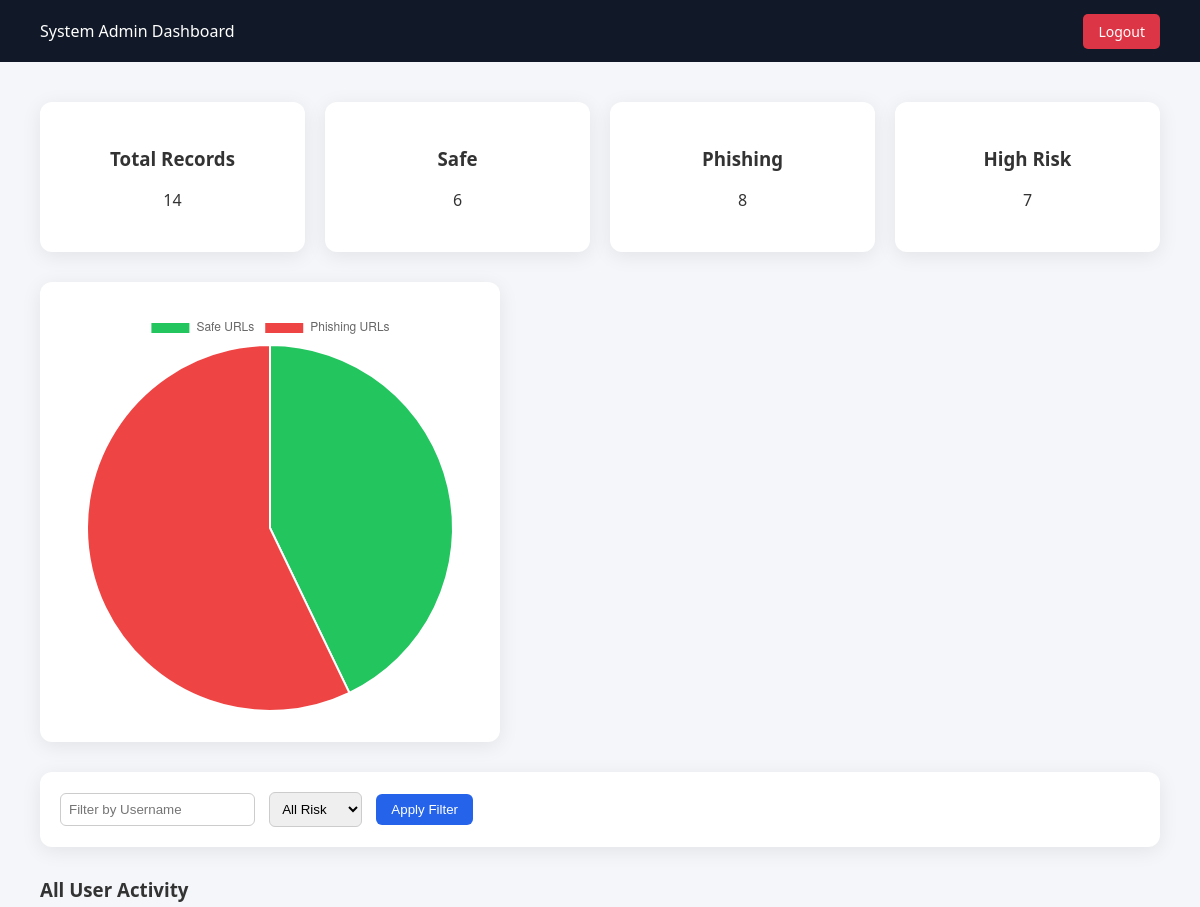
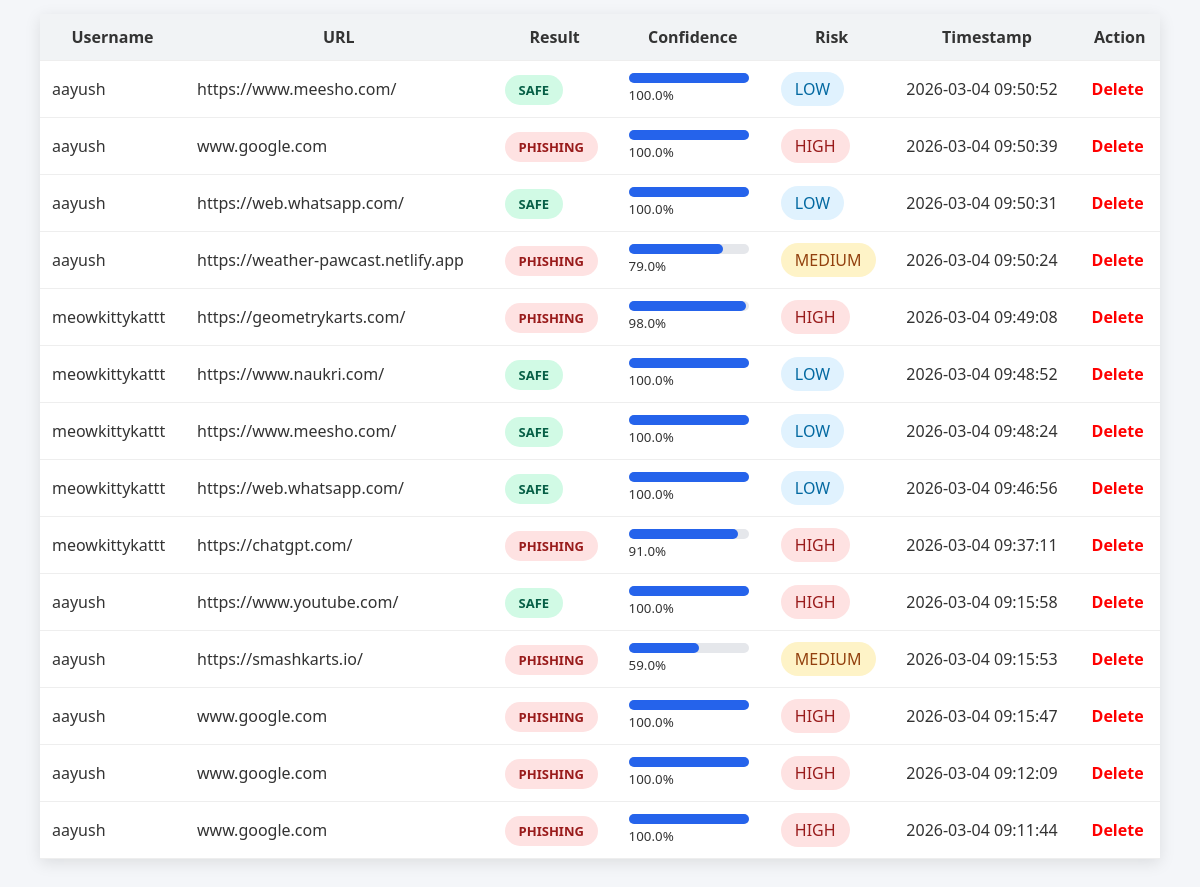
The page /admin (signed in) on the database its author committed (2 pictures, top to bottom).
### tables this page shows
CREATE TABLE detections (
            id INTEGER PRIMARY KEY AUTOINCREMENT,
            user_id INTEGER,
            url TEXT,
            result TEXT,
            confidence REAL,
            risk TEXT,
            timestamp TEXT
        );

CREATE TABLE users (
            id INTEGER PRIMARY KEY AUTOINCREMENT,
            username TEXT UNIQUE,
            password TEXT,
            role TEXT
        );

### app.py (the view)
@app.route("/admin", methods=["GET"])
def admin_dashboard():
    if "role" not in session or session["role"] != "admin":
        return redirect(url_for("login"))
    conn = sqlite3.connect(DATABASE)
    cursor = conn.cursor()
    cursor.execute("""
        SELECT users.username, detections.url,
               detections.result, detections.confidence,
               detections.risk,
               detections.timestamp,
               detections.id
        FROM detections
        JOIN users ON detections.user_id = users.id
        ORDER BY detections.id DESC
    """)
    data = cursor.fetchall()
    cursor.execute("SELECT COUNT(*) FROM detections")
    total = cursor.fetchone()[0]
    cursor.execute("SELECT COUNT(*) FROM detections WHERE result='SAFE'")
    safe = cursor.fetchone()[0]
    cursor.execute("SELECT COUNT(*) FROM detections WHERE result='PHISHING'")
    phishing = cursor.fetchone()[0]
    cursor.execute("SELECT COUNT(*) FROM detections WHERE risk='HIGH'")
    high_risk = cursor.fetchone()[0]
    conn.close()
    return render_template(
        "admin.html",
        data=data,
        total=total,
        safe=safe,
        phishing=phishing,
        high_risk=high_risk
    )

### templates/admin.html (shortened to what this page needs)
<!DOCTYPE html>
<html lang="en">
<head>
</head>
<body>
<div class="header">
    System Admin Dashboard
    <div class="logout">
        <a href="{{ url_for('logout') }}">Logout</a>
    </div>
</div>
<div class="container">
<div class="stats">
    <div class="stat-box">
        <h3>Total Records</h3>
        <p>{{ total }}</p>
    </div>
    <div class="stat-box">
        <h3>Safe</h3>
        <p>{{ safe }}</p>
    </div>
    <div class="stat-box">
        <h3>Phishing</h3>
        <p>{{ phishing }}</p>
    </div>
    <div class="stat-box">
        <h3>High Risk</h3>
        <p>{{ high_risk }}</p>
    </div>
</div>
<div class="chart-box">
<canvas id="adminChart"></canvas>
</div>
<div class="filter-box">
<form method="GET">
<input type="text" name="username" placeholder="Filter by Username">
<select name="risk">
<option value="">All Risk</option>
</select>
<button type="submit">Apply Filter</button>
</form>
</div>
<h3>All User Activity</h3>
{% if data %}
<table>
<tr>
<th>Username</th>
<th>URL</th>
<th>Result</th>
<th>Confidence</th>
<th>Risk</th>
<th>Timestamp</th>
<th>Action</th>
</tr>
{% for row in data %}
<tr>
<td>{{ row[0] }}</td>
<td>{{ row[1] }}</td>
<td>
{% if row[2] == "SAFE" %}
<span class="badge-safe">SAFE</span>
{% else %}
<span class="badge-phishing">PHISHING</span>
{% endif %}
</td>
<td>
<div class="progress-container">
<div class="progress-bar" style="width: {{ row[3] }}%;"></div>
</div>
<small>{{ row[3] }}%</small>
</td>
<td>
{% if row[4] == "LOW" %}
<span class="badge-low">LOW</span>
{% elif row[4] == "MEDIUM" %}
<span class="badge-medium">MEDIUM</span>
{% else %}
<span class="badge-high">HIGH</span>
{% endif %}
</td>
<td>{{ row[5] }}</td>
<td>
<a class="delete-btn"
href="{{ url_for('delete_record', record_id=row[6]) }}">
Delete
</a>
</td>
</tr>
{% endfor %}
</table>
{% else %}
<p>No detection records available.</p>
{% endif %}
</div>
<script>
const ctx = document.getElementById('adminChart');
new Chart(ctx, {
type: 'pie',
data: {
labels: ['Safe URLs', 'Phishing URLs'],
datasets: [{
data: [{{ safe }}, {{ phishing }}],
backgroundColor: [
'#22c55e',
'#ef4444'
]
}]
}
});
</script>
</body>
</html>

### templates/admin.html (style rules this page uses)
body { margin: 0; font-family: 'Segoe UI', sans-serif; background: #f4f6f9; color: #333; }
.header { background: #111827; color: white; padding: 20px 40px; display: flex; justify-content: space-between; align-items: center; }
.logout a { text-decoration: none; background: #dc3545; color: white; padding: 8px 15px; border-radius: 5px; font-size: 14px; }
.container { padding: 40px; }
.stats { display: flex; gap: 20px; margin-bottom: 30px; }
.stat-box { flex: 1; background: white; padding: 25px; border-radius: 12px; box-shadow: 0 4px 20px rgba(0,0,0,0.08); text-align: center; }
.chart-box { background:white; padding:30px; border-radius:12px; box-shadow:0 4px 20px rgba(0,0,0,0.08); margin-bottom:30px; width:400px; }
.filter-box { background: white; padding: 20px; border-radius: 12px; box-shadow: 0 4px 20px rgba(0,0,0,0.08); margin-bottom: 30px; }
.filter-box input, .filter-box select { padding: 8px; margin-right: 10px; border-radius: 6px; border: 1px solid #ccc; }
.filter-box button { padding: 8px 15px; border-radius: 6px; border: none; background: #2563eb; color: white; cursor: pointer; }
table { width: 100%; border-collapse: collapse; background: white; box-shadow: 0 4px 15px rgba(0,0,0,0.1); }
th, td { padding: 12px; border-bottom: 1px solid #eee; }
th { background-color: #f1f3f5; font-weight: 600; }
.badge-safe { background: #d1fae5; color: #065f46; padding: 6px 14px; border-radius: 20px; font-weight: 600; font-size: 13px; }
.badge-phishing { background: #fee2e2; color: #991b1b; padding: 6px 14px; border-radius: 20px; font-weight: 600; font-size: 13px; }
.badge-low { background: #e0f2fe; color: #0369a1; padding: 6px 14px; border-radius: 20px; }
.badge-medium { background: #fef3c7; color: #92400e; padding: 6px 14px; border-radius: 20px; }
.badge-high { background: #fee2e2; color: #991b1b; padding: 6px 14px; border-radius: 20px; }
.progress-container { background: #e5e7eb; border-radius: 20px; width: 120px; height: 10px; }
.progress-bar { height: 10px; border-radius: 20px; background: #2563eb; }
.delete-btn { color: red; text-decoration: none; font-weight: 600; }

### rows shown on the page
detections: username "aayush", url "https://www.meesho.com/", result "SAFE", confidence "100.0", risk "LOW", timestamp "2026-03-04 09:50:52"
detections: username "aayush", url "www.google.com", result "PHISHING", confidence "100.0", risk "HIGH", timestamp "2026-03-04 09:50:39"
detections: username "aayush", url "https://web.whatsapp.com/", result "SAFE", confidence "100.0", risk "LOW", timestamp "2026-03-04 09:50:31"
detections: username "aayush", url "https://weather-pawcast.netlify.app", result "PHISHING", confidence "79.0", risk "MEDIUM", timestamp "2026-03-04 09:50:24"
detections: username "meowkittykattt", url "https://geometrykarts.com/", result "PHISHING", confidence "98.0", risk "HIGH", timestamp "2026-03-04 09:49:08"
detections: username "meowkittykattt", url "https://www.naukri.com/", result "SAFE", confidence "100.0", risk "LOW", timestamp "2026-03-04 09:48:52"
detections: username "meowkittykattt", url "https://www.meesho.com/", result "SAFE", confidence "100.0", risk "LOW", timestamp "2026-03-04 09:48:24"
detections: username "meowkittykattt", url "https://web.whatsapp.com/", result "SAFE", confidence "100.0", risk "LOW", timestamp "2026-03-04 09:46:56"
detections: username "meowkittykattt", url "https://chatgpt.com/", result "PHISHING", confidence "91.0", risk "HIGH", timestamp "2026-03-04 09:37:11"
detections: username "aayush", url "https://www.youtube.com/", result "SAFE", confidence "100.0", risk "HIGH", timestamp "2026-03-04 09:15:58"
detections: username "aayush", url "https://smashkarts.io/", result "PHISHING", confidence "59.0", risk "MEDIUM", timestamp "2026-03-04 09:15:53"
detections: username "aayush", url "www.google.com", result "PHISHING", confidence "100.0", risk "HIGH", timestamp "2026-03-04 09:15:47"
detections: username "aayush", url "www.google.com", result "PHISHING", confidence "100.0", risk "HIGH", timestamp "2026-03-04 09:12:09"
detections: username "aayush", url "www.google.com", result "PHISHING", confidence "100.0", risk "HIGH", timestamp "2026-03-04 09:11:44"

### other values the page prints
{{ total }} "14"
{{ safe }} "6"
{{ phishing }} "8"
{{ high_risk }} "7"
chart data {{ safe }} 6
chart data {{ phishing }} 8
